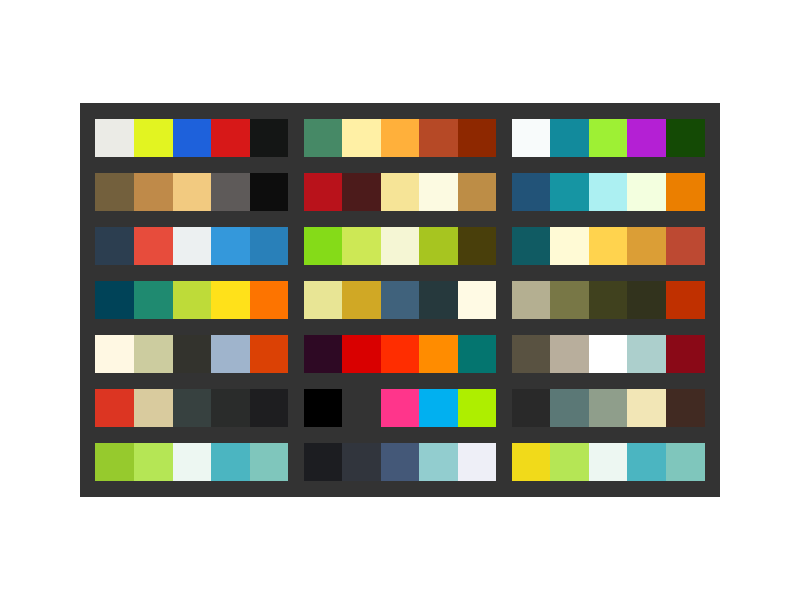

This chart was generated by the following MATLAB code:
function [P, M, select] = displayBrochureTheme()
global select;
select = 0;
P = [];
M = [];
[T, Match] = loadThemes();
n = length(T);
sz = 50;
mg = 20;

grid = 3;
m = ceil(n/grid);
H = sz*m + mg*(m+1);
W = grid*(5*sz + mg) + mg;
data.W = W;
data.H = H;
data.sz = sz;
data.mg = mg;
data.m = m;
data.grid = grid;

I = 0.2*ones(H, W, 3);
for i = 1:m
    is = (i-1)*(sz + mg) + mg;
    for j = 1:grid
        id = (i-1)*grid+j;
        if id > n
            break;
        end
        js = (j-1)*(mg + 5*sz) + mg;
        I(is+1:is+sz,js+1:js+5*sz,:) = createImageFromTheme(T{id}, sz);
    end
end
data.h = figure;
set(data.h, 'Position', [720, 278, W, H]);
set(data.h, 'menubar', 'none');
mh = uimenu(data.h,'Label','File'); 
data.haxes = axes(...    % Axes for plotting the selected plot
                 'Parent', data.h, ...
                 'Units', 'normalized', ...
                 'Position',[0.1 0.1 0.80 0.8]);
axes(data.haxes);
hi = imshow(I);
set(hi, 'ButtonDownFcn',{@chooseTheme_Callback, data}); 
% set(h, 'WindowButtonMotionFcn',{@motion_Callback, data}); 
uiwait(data.h);
if select > 0 && select <= n
    P = T{select};
    M = Match{select};
end


function chooseTheme_Callback(hObject, e, data)
global select
p = get(data.haxes, 'CurrentPoint');
stepH= data.H/data.m;
select = ceil(p(1,2)/stepH);
i = 1;
stepW = data.W/data.grid;
while(~((i-1)*stepW <= p(1,1) && p(1,1) <= i*stepW))
    i = i + 1;
end
select = (select-1)*data.grid + i;
close(data.h);



function I = createImageFromTheme(T, sz)
n = size(T, 1);
I = zeros(sz, sz*n, size(T,2));
for i = 1:n
    for b = 1:size(T,2)
        I(:, (i-1)*sz+1:i*sz, b) = T(i,b);
    end
end

function [T, Match] = loadThemes()
T{1} = [235 235 230; 226 244 33; 30 97 219; 215 24 24; 20 22 21]/255;
Match{1} = [1 2 3 4 5];
T{2} = [70 137 102; 255 240 165; 255 176 59; 182 73 38; 142 40 0]/255;
Match{2} = [2 5 1 4 1];
T{3} = [248 251 251; 18 138 156; 158 240 52; 180 32 212; 20 74 5]/255;
Match{3} = [1 2 3 4 5];
T{4} = [115 96 61; 191 138 73; 242 202 128; 94 90 89; 13 13 13]/255;
Match{4} = [3 2 5 1 5];
T{5} = [185 18 27; 76 27 27; 246 228 151; 252 250 225; 189 141 70]/255;
Match{5} = [4 2 1 5 1];
T{6} = [34 83 120; 22 149 163; 172 240 242; 243 255 223; 235 127 0]/255;
Match{6} = [4 2 5 2 5];
T{7} = [44 62 80; 231 76 60; 236 240 241; 52 152 219; 41 128 185]/255;
Match{7} = [3 4 2 5 2];
T{8} = [133 219 24; 205 232 85; 245 246 212; 167 197 32; 73 63 11]/255;
Match{8} = [2 1 5 4 5];
T{9} = [16 91 99; 255 250 213; 255 211 78; 219 158 54; 189 73 50]/255;
Match{9} = [1 2 3 4 5];
T{10} = [0 67 88; 31 138 112; 190 219 57; 255 225 26; 253 116 0]/255;
Match{10} = [1 2 3 4 5];
T{11} = [232 229 149; 208 168 37; 64 98 124; 38 57 61; 255 250 228]/255;
Match{11} = [1 2 3 4 5];
T{12} = [180 175 145; 120 119 70; 64 65 30; 50 51 29; 192 48 0]/255;
Match{12} = [1 2 3 4 5];
T{13} = [255 248 227; 204 204 159; 51 51 45; 159 180 204; 219 65 5]/255;
Match{13} = [1 2 3 4 5];
T{14} = [46 9 36; 217 0 0; 255 45 0; 255 140 0; 4 117 111]/255;
Match{14} = [1 2 3 4 5];
T{15} = [89 82 65; 184 174 156; 255 255 255; 172 207 204; 138 9 23]/255;
Match{15} = [1 2 3 4 5];
T{16} = [220 53 34; 217 203 158; 55 65 64; 42 44 43; 30 30 32]/255;
Match{16} = [1 2 3 4 5];
T{17} = [0 0 0; 51 51 51; 255 53 139; 1 176 240; 174 238 0]/255;
Match{17} = [1 2 3 4 5];
T{18} = [41 41 41; 91 120 118; 143 158 139; 242 230 182; 65 42 34]/255;
Match{18} = [1 2 3 4 5];
T{19} = [150 202 45; 181 230 85; 237 247 242; 75 181 193; 127 198 188]/255;
Match{19} = [1 2 3 4 5];
T{20} = [28 29 33; 49 53 61; 68 88 120; 146 205 207; 238 239 247]/255;
Match{20} = [1 2 3 4 5];
% T{21} = [90 31 0; 209 87 13; 253 231 149; 71 119 37; 169 204 102]/255;
T{21} = [241 218 26; 181 230 85; 237 247 242; 75 181 193; 127 198 188]/255;
Match{21} = [1 2 3 4 5];